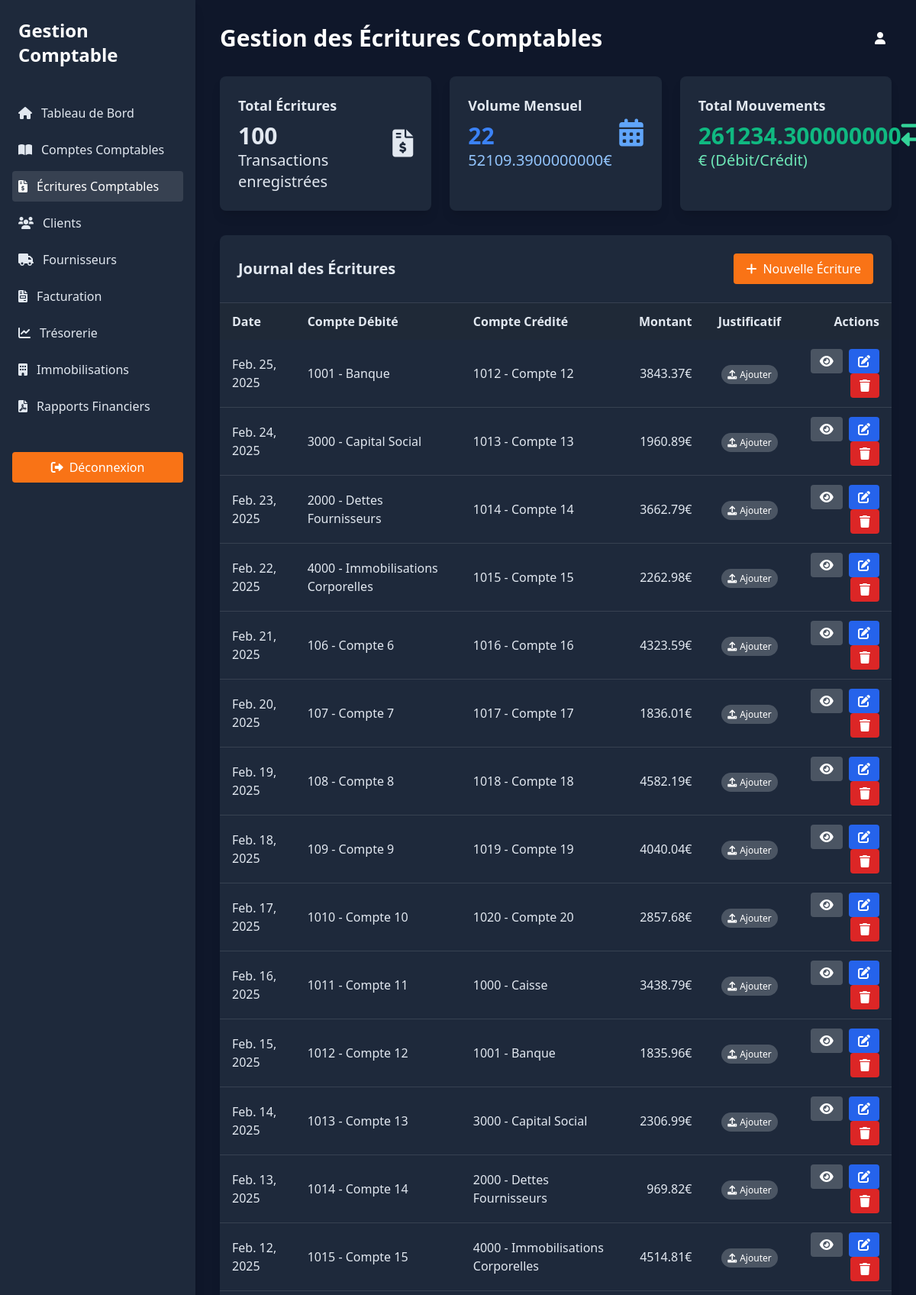
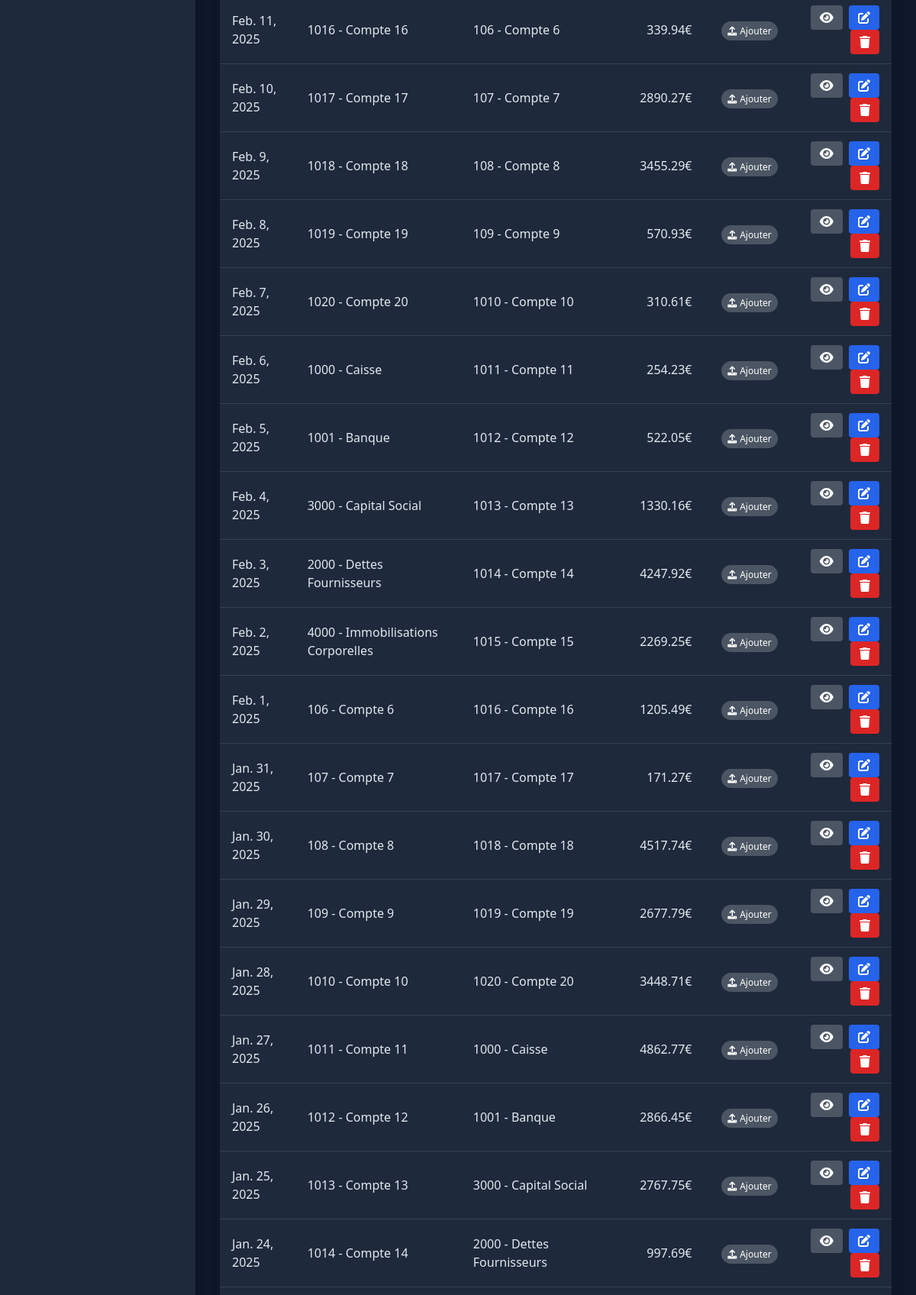
The page /ecritures/ (upper part) on the database its author committed (2 pictures, top to bottom).
### comptabilite/models.py (models this page shows, shortened)
class Ecriture(models.Model):
    date = models.DateField()
    montant = models.DecimalField(max_digits=18, decimal_places=2, validators=[MinValueValidator(0.01)])
    commentaire = models.TextField(blank=True, null=True)
    justificatif = models.CharField(max_length=255, blank=True, null=True)
    debit = models.ForeignKey(Compte, on_delete=models.CASCADE, related_name='ecritures_debit')
    credit = models.ForeignKey(Compte, on_delete=models.CASCADE, related_name='ecritures_credit')

class Compte(models.Model):
    TYPE_CHOICES = [
        ('Actif', 'Actif'),
        ('Passif', 'Passif'),
        ('Capitaux propres', 'Capitaux propres'),
    ]
    nom = models.CharField(max_length=255)
    type = models.CharField(max_length=50, choices=TYPE_CHOICES)
    numero = models.CharField(max_length=50, unique=True)
    solde = models.DecimalField(max_digits=18, decimal_places=2, default=0,
                                validators=[MinValueValidator(0)])
    plan_comptable = models.ForeignKey(PlanComptable, on_delete=models.CASCADE, related_name='comptes')

### comptabilite/views.py (the view)
# urls.py: path('ecritures/', EcritureListView.as_view(), name='ecriture_list'),
class EcritureListView(ListView):
    model = Ecriture
    template_name = 'ecriture_list.html'
    context_object_name = 'ecritures'
    ordering = ['-date']
    def get_context_data(self, **kwargs):
        context = super().get_context_data(**kwargs)
        context['total_ecritures'] = Ecriture.objects.count()
        context['total_debit'] = Ecriture.objects.aggregate(Sum('montant'))['montant__sum'] or 0
        context['total_credit'] = context['total_debit']  # Dans un système à double entrée, le total des débits = total des crédits
        from datetime import datetime, timedelta
        date_limite = datetime.now().date() - timedelta(days=30)
        context['ecritures_mois'] = Ecriture.objects.filter(date__gte=date_limite).count()
        context['montant_mois'] = Ecriture.objects.filter(date__gte=date_limite).aggregate(Sum('montant'))['montant__sum'] or 0
        return context

### comptabilite/templates/ecriture_list.html (shortened to what this page needs)
{% load static %}
<!DOCTYPE html>
<html lang="fr">
<head>
    <link href="https://cdn.jsdelivr.net/npm/tailwindcss@2.2.19/dist/tailwind.min.css" rel="stylesheet">
    <link href="https://cdnjs.cloudflare.com/ajax/libs/font-awesome/6.0.0-beta3/css/all.min.css" rel="stylesheet">
</head>
<body class="antialiased">
    <div class="flex min-h-screen">
        <div class="w-64 sidebar shadow-lg">
            <div class="p-6 bg-orange-600 text-white flex justify-between items-center">
                <h1 class="text-2xl font-bold">Gestion Comptable</h1>
            </div>
            <nav class="p-4">
                <ul>
                    <li class="mb-2">
                        <a href="/" class="flex items-center p-2 hover:bg-gray-700 rounded transition">
                            <i class="fas fa-home mr-3"></i>Tableau de Bord
                        </a>
                    </li>
                    <li class="mb-2">
                        <a href="{% url 'compte_list' %}" class="flex items-center p-2 hover:bg-gray-700 rounded transition">
                            <i class="fas fa-book-open mr-3"></i>Comptes Comptables
                        </a>
                    </li>
                    <li class="mb-2">
                        <a href="{% url 'ecriture_list' %}" class="flex items-center p-2 bg-gray-700 text-white rounded transition">
                            <i class="fas fa-file-invoice-dollar mr-3"></i>Écritures Comptables
                        </a>
                    </li>
                    <li class="mb-2">
                        <a href="/" class="flex items-center p-2 hover:bg-gray-700 rounded transition">
                            <i class="fas fa-users mr-3"></i>Clients
                        </a>
                    </li>
                    <li class="mb-2">
                        <a href="/" class="flex items-center p-2 hover:bg-gray-700 rounded transition">
                            <i class="fas fa-truck mr-3"></i>Fournisseurs
                        </a>
                    </li>
                    <li class="mb-2">
                        <a href="/" class="flex items-center p-2 hover:bg-gray-700 rounded transition">
                            <i class="fas fa-file-invoice mr-3"></i>Facturation
                        </a>
                    </li>
                    <li class="mb-2">
                        <a href="/" class="flex items-center p-2 hover:bg-gray-700 rounded transition">
                            <i class="fas fa-chart-line mr-3"></i>Trésorerie
                        </a>
                    </li>
                    <li class="mb-2">
                        <a href="/" class="flex items-center p-2 hover:bg-gray-700 rounded transition">
                            <i class="fas fa-building mr-3"></i>Immobilisations
                        </a>
                    </li>
                    <li class="mb-2">
                        <a href="/" class="flex items-center p-2 hover:bg-gray-700 rounded transition">
                            <i class="fas fa-file-pdf mr-3"></i>Rapports Financiers
                        </a>
                    </li>
                </ul>
            </nav>
            <div class="p-4 mt-auto">
                <a href="/" class="btn-primary px-4 py-2 rounded w-full text-center block">
                    <i class="fas fa-sign-out-alt mr-2"></i>Déconnexion
                </a>
            </div>
        </div>
        <div class="flex-1 overflow-y-auto p-8">
            <div class="flex justify-between items-center mb-8">
                <h1 class="text-3xl font-bold text-white">Gestion des Écritures Comptables</h1>
                <div class="text-white">
                    <i class="fas fa-user mr-2"></i>{{ user.username }}
                </div>
            </div>
            <div class="grid grid-cols-1 md:grid-cols-3 gap-6 mb-8">
                <div class="card p-6 rounded-lg shadow-lg">
                    <div class="flex justify-between items-center">
                        <div>
                            <h3 class="text-lg font-semibold mb-2">Total Écritures</h3>
                            <p class="text-3xl font-bold text-orange-500">{{ total_ecritures }}</p>
                            <p class="text-xl text-orange-300">Transactions enregistrées</p>
                        </div>
                        <i class="fas fa-file-invoice-dollar text-4xl text-orange-400"></i>
                    </div>
                </div>
                <div class="card p-6 rounded-lg shadow-lg">
                    <div class="flex justify-between items-center">
                        <div>
                            <h3 class="text-lg font-semibold mb-2">Volume Mensuel</h3>
                            <p class="text-3xl font-bold text-blue-500">{{ ecritures_mois }}</p>
                            <p class="text-xl text-blue-300">{{ montant_mois }}€</p>
                        </div>
                        <i class="fas fa-calendar-alt text-4xl text-blue-400"></i>
                    </div>
                </div>
                <div class="card p-6 rounded-lg shadow-lg">
                    <div class="flex justify-between items-center">
                        <div>
                            <h3 class="text-lg font-semibold mb-2">Total Mouvements</h3>
                            <p class="text-3xl font-bold text-green-500">{{ total_debit }}</p>
                            <p class="text-xl text-green-300">€ (Débit/Crédit)</p>
                        </div>
                        <i class="fas fa-exchange-alt text-4xl text-green-400"></i>
                    </div>
                </div>
            </div>
            <div class="card rounded-lg shadow-lg overflow-hidden">
                <div class="p-6 flex justify-between items-center border-b border-gray-700">
                    <h2 class="text-xl font-semibold">Journal des Écritures</h2>
                    <a href="{% url 'ecriture_create' %}" class="btn-primary px-4 py-2 rounded">
                        <i class="fas fa-plus mr-2"></i>Nouvelle Écriture
                    </a>
                </div>
                <div class="overflow-x-auto">
                    <table class="w-full">
                        <thead>
                            <tr class="bg-gray-800">
                                <th class="py-3 px-4 text-left">Date</th>
                                <th class="py-3 px-4 text-left">Compte Débité</th>
                                <th class="py-3 px-4 text-left">Compte Crédité</th>
                                <th class="py-3 px-4 text-right">Montant</th>
                                <th class="py-3 px-4 text-center">Justificatif</th>
                                <th class="py-3 px-4 text-right">Actions</th>
                            </tr>
                        </thead>
                        <tbody>
                            {% for ecriture in ecritures %}
                                <tr class="border-b border-gray-700 hover:bg-gray-800">
                                    <td class="py-3 px-4">{{ ecriture.date }}</td>
                                    <td class="py-3 px-4">{{ ecriture.debit.numero }} - {{ ecriture.debit.nom }}</td>
                                    <td class="py-3 px-4">{{ ecriture.credit.numero }} - {{ ecriture.credit.nom }}</td>
                                    <td class="py-3 px-4 text-right">{{ ecriture.montant }}€</td>
                                    <td class="py-3 px-4 text-center">
                                        {% if ecriture.justificatif %}
                                            <span class="px-2 py-1 rounded-full text-xs bg-green-900 text-green-200">
                                                <i class="fas fa-check-circle mr-1"></i>Disponible
                                            </span>
                                        {% else %}
                                            <a href="{% url 'upload_justificatif' ecriture.id %}" class="px-2 py-1 rounded-full text-xs bg-gray-600 text-white">
                                                <i class="fas fa-upload mr-1"></i>Ajouter
                                            </a>
                                        {% endif %}
                                    </td>
                                    <td class="py-3 px-4 text-right">
                                        <a href="{% url 'ecriture_detail' ecriture.id %}" class="inline-block px-3 py-1 bg-gray-600 text-white rounded hover:bg-gray-500">
                                            <i class="fas fa-eye"></i>
                                        </a>
                                        <a href="{% url 'ecriture_update' ecriture.id %}" class="inline-block px-3 py-1 bg-blue-600 text-white rounded hover:bg-blue-500 ml-1">
                                            <i class="fas fa-edit"></i>
                                        </a>
                                        <a href="{% url 'ecriture_delete' ecriture.id %}" class="inline-block px-3 py-1 bg-red-600 text-white rounded hover:bg-red-500 ml-1">
                                            <i class="fas fa-trash"></i>
                                        </a>
                                    </td>
                                </tr>
                            {% empty %}
                                <tr>
                                    <td colspan="6" class="py-4 px-6 text-center">Aucune écriture comptable trouvée.</td>
                                </tr>
                            {% endfor %}
                        </tbody>
                    </table>
                </div>
            </div>
        </div>
    </div>
</body>
</html>

### comptabilite/templates/ecriture_list.html (style rules this page uses)
body { background-color: #0F172A; color: #E2E8F0; }
.sidebar { background-color: #1E293B; }
.card { background-color: #1E293B; color: #E2E8F0; }
.btn-primary { background-color: #F97316; color: white; }

### rows shown on the page
Ecriture: date "Feb. 25, 2025", debit.numero "1001", debit.nom "Banque", credit.numero "1012", credit.nom "Compte 12", montant "3843.37", shows "Ajouter"
Ecriture: date "Feb. 24, 2025", debit.numero "3000", debit.nom "Capital Social", credit.numero "1013", credit.nom "Compte 13", montant "1960.89", shows "Ajouter"
Ecriture: date "Feb. 23, 2025", debit.numero "2000", debit.nom "Dettes Fournisseurs", credit.numero "1014", credit.nom "Compte 14", montant "3662.79", shows "Ajouter"
Ecriture: date "Feb. 22, 2025", debit.numero "4000", debit.nom "Immobilisations Corporelles", credit.numero "1015", credit.nom "Compte 15", montant "2262.98", shows "Ajouter"
Ecriture: date "Feb. 21, 2025", debit.numero "106", debit.nom "Compte 6", credit.numero "1016", credit.nom "Compte 16", montant "4323.59", shows "Ajouter"
Ecriture: date "Feb. 20, 2025", debit.numero "107", debit.nom "Compte 7", credit.numero "1017", credit.nom "Compte 17", montant "1836.01", shows "Ajouter"
Ecriture: date "Feb. 19, 2025", debit.numero "108", debit.nom "Compte 8", credit.numero "1018", credit.nom "Compte 18", montant "4582.19", shows "Ajouter"
Ecriture: date "Feb. 18, 2025", debit.numero "109", debit.nom "Compte 9", credit.numero "1019", credit.nom "Compte 19", montant "4040.04", shows "Ajouter"
Ecriture: date "Feb. 17, 2025", debit.numero "1010", debit.nom "Compte 10", credit.numero "1020", credit.nom "Compte 20", montant "2857.68", shows "Ajouter"
Ecriture: date "Feb. 16, 2025", debit.numero "1011", debit.nom "Compte 11", credit.numero "1000", credit.nom "Caisse", montant "3438.79", shows "Ajouter"
Ecriture: date "Feb. 15, 2025", debit.numero "1012", debit.nom "Compte 12", credit.numero "1001", credit.nom "Banque", montant "1835.96", shows "Ajouter"
Ecriture: date "Feb. 14, 2025", debit.numero "1013", debit.nom "Compte 13", credit.numero "3000", credit.nom "Capital Social", montant "2306.99", shows "Ajouter"
Ecriture: date "Feb. 13, 2025", debit.numero "1014", debit.nom "Compte 14", credit.numero "2000", credit.nom "Dettes Fournisseurs", montant "969.82", shows "Ajouter"
Ecriture: date "Feb. 12, 2025", debit.numero "1015", debit.nom "Compte 15", credit.numero "4000", credit.nom "Immobilisations Corporelles", montant "4514.81", shows "Ajouter"
Ecriture: date "Feb. 11, 2025", debit.numero "1016", debit.nom "Compte 16", credit.numero "106", credit.nom "Compte 6", montant "339.94", shows "Ajouter"
Ecriture: date "Feb. 10, 2025", debit.numero "1017", debit.nom "Compte 17", credit.numero "107", credit.nom "Compte 7", montant "2890.27", shows "Ajouter"
Ecriture: date "Feb. 9, 2025", debit.numero "1018", debit.nom "Compte 18", credit.numero "108", credit.nom "Compte 8", montant "3455.29", shows "Ajouter"
Ecriture: date "Feb. 8, 2025", debit.numero "1019", debit.nom "Compte 19", credit.numero "109", credit.nom "Compte 9", montant "570.93", shows "Ajouter"
Ecriture: date "Feb. 7, 2025", debit.numero "1020", debit.nom "Compte 20", credit.numero "1010", credit.nom "Compte 10", montant "310.61", shows "Ajouter"
Ecriture: date "Feb. 6, 2025", debit.numero "1000", debit.nom "Caisse", credit.numero "1011", credit.nom "Compte 11", montant "254.23", shows "Ajouter"
Ecriture: date "Feb. 5, 2025", debit.numero "1001", debit.nom "Banque", credit.numero "1012", credit.nom "Compte 12", montant "522.05", shows "Ajouter"
Ecriture: date "Feb. 4, 2025", debit.numero "3000", debit.nom "Capital Social", credit.numero "1013", credit.nom "Compte 13", montant "1330.16", shows "Ajouter"
Ecriture: date "Feb. 3, 2025", debit.numero "2000", debit.nom "Dettes Fournisseurs", credit.numero "1014", credit.nom "Compte 14", montant "4247.92", shows "Ajouter"
Ecriture: date "Feb. 2, 2025", debit.numero "4000", debit.nom "Immobilisations Corporelles", credit.numero "1015", credit.nom "Compte 15", montant "2269.25", shows "Ajouter"
Ecriture: date "Feb. 1, 2025", debit.numero "106", debit.nom "Compte 6", credit.numero "1016", credit.nom "Compte 16", montant "1205.49", shows "Ajouter"
Ecriture: date "Jan. 31, 2025", debit.numero "107", debit.nom "Compte 7", credit.numero "1017", credit.nom "Compte 17", montant "171.27", shows "Ajouter"
Ecriture: date "Jan. 30, 2025", debit.numero "108", debit.nom "Compte 8", credit.numero "1018", credit.nom "Compte 18", montant "4517.74", shows "Ajouter"
Ecriture: date "Jan. 29, 2025", debit.numero "109", debit.nom "Compte 9", credit.numero "1019", credit.nom "Compte 19", montant "2677.79", shows "Ajouter"
Ecriture: date "Jan. 28, 2025", debit.numero "1010", debit.nom "Compte 10", credit.numero "1020", credit.nom "Compte 20", montant "3448.71", shows "Ajouter"
Ecriture: date "Jan. 27, 2025", debit.numero "1011", debit.nom "Compte 11", credit.numero "1000", credit.nom "Caisse", montant "4862.77", shows "Ajouter"
Ecriture: date "Jan. 26, 2025", debit.numero "1012", debit.nom "Compte 12", credit.numero "1001", credit.nom "Banque", montant "2866.45", shows "Ajouter"
Ecriture: date "Jan. 25, 2025", debit.numero "1013", debit.nom "Compte 13", credit.numero "3000", credit.nom "Capital Social", montant "2767.75", shows "Ajouter"
Ecriture: date "Jan. 24, 2025", debit.numero "1014", debit.nom "Compte 14", credit.numero "2000", credit.nom "Dettes Fournisseurs", montant "997.69", shows "Ajouter"

### other values the page prints
{{ total_ecritures }} "100"
{{ ecritures_mois }} "22"
{{ montant_mois }} "52109.3900000000"
{{ total_debit }} "261234.300000000"
